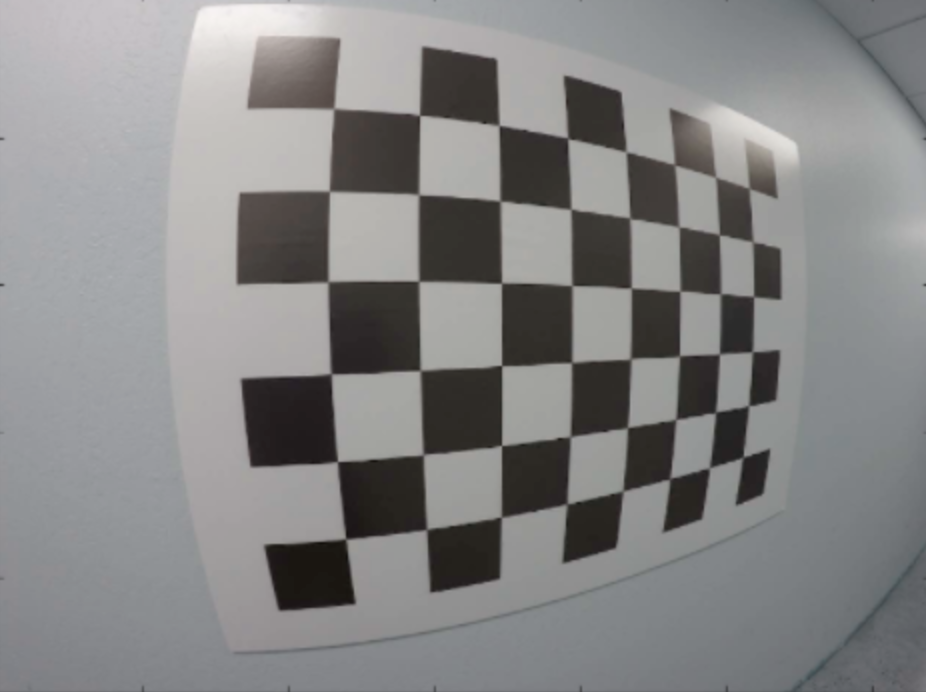
#> input picture sdc/project_4/raw.png, 926 x 692 px
$ jupyter execute 'undistort and transform.ipynb'   (shell and % lines are left out)   (older library calls are emulated)
#> lines starting #> are read from the running program, lines starting #| are printed output that depends on the picture; after the words box and inside, x2 and y2 are one past the last pixel; in counts of white or black regions, pixels touching at a corner belong together
[cell 1]
import pickle
import cv2
import numpy as np
import matplotlib.pyplot as plt
import matplotlib.image as mpimg
import seaborn as sns
from scipy.misc import imread

[cell 2]
sns.set_context("poster")

[cell 3]
mtx = np.array([[560.33148363, 0.0, 651.26264911],
 [0.0, 561.3767079, 499.06540191],
 [0.0, 0.0, 1.0]])

dist = np.array([[-0.232949182, 0.0617242707, -1.80423444e-05, -0.0075156544954]])

[cell 4]
img = imread("raw.png")
#> img is the input picture: shape (692, 926, 4); mean R, G, B, A 133.7, 133.6, 133.7, 255
plt.imshow(img)

[cell 5]
nx = 8 # the number of inside corners in x
ny = 6 # the number of inside corners in y

[cell 6]
img.shape
#> Out = (692, 926, 4)

[cell 7]
def corners_unwarp(img, nx, ny, mtx, dist):
    # Pass in your image into this function
    # Write code to do the following steps
    # 1) Undistort using mtx and dist
#> called with nx = 8, ny = 6, mtx = array of shape (3, 3), dist = array of shape (1, 4)
    undistort = cv2.undistort(img, mtx, dist, None, mtx)
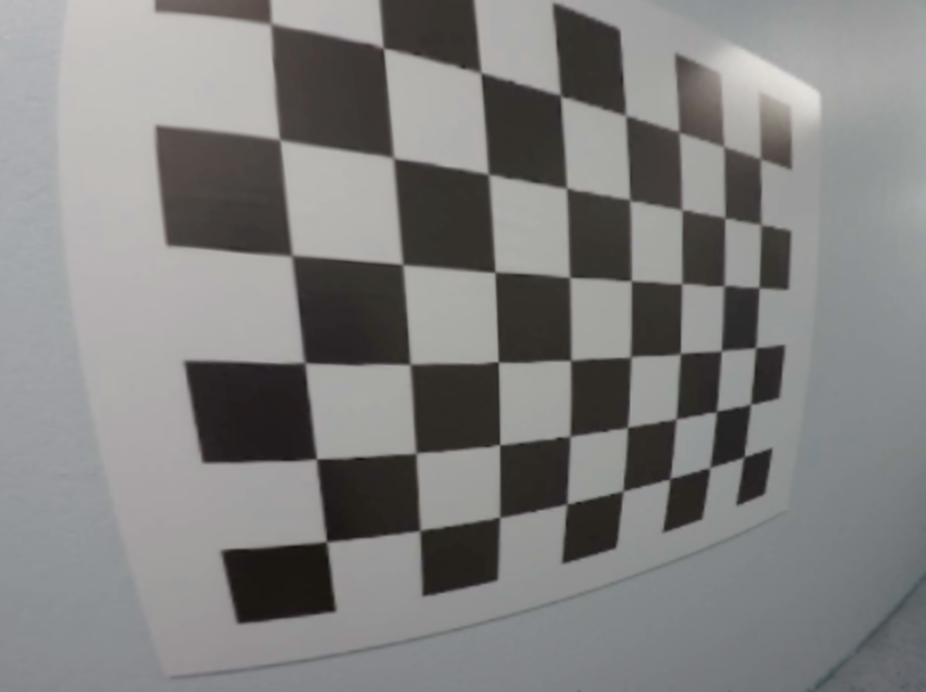
#> undistort: shape (692, 926, 4); mean R, G, B, A 128.8, 128.2, 127.5, 255
    # 2) Convert to grayscale
    gray = cv2.cvtColor(undistort, cv2.COLOR_RGB2GRAY)

    # 3) Find the chessboard corners
    ret, corners = cv2.findChessboardCorners(undistort, (nx, ny), None)
#> ret = True; corners = 48 rows, first 8: [275, 27], [384, 48], [482.1, 71.46], [560, 95.5], [627.2, 113.9], [679, 132.5], [722.4, 148], [760.5, 159]

    if not ret:
        return None

    #find corner points and warp
    cv2.drawChessboardCorners(undistort, (nx, ny), corners, ret)
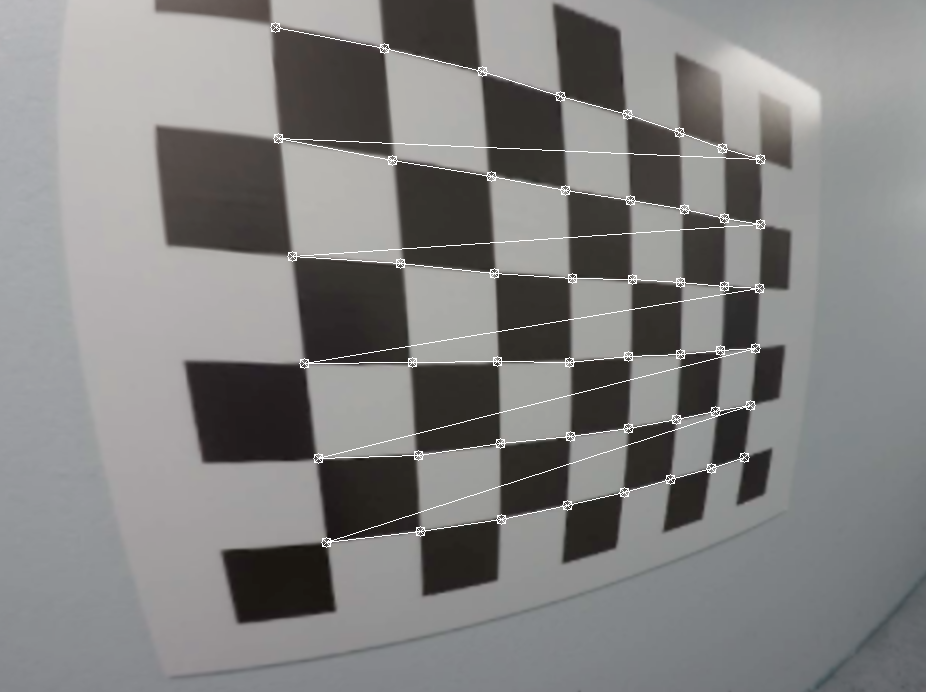
#> undistort: shape (692, 926, 4); 1.09% of pixels changed, all inside (x1, y1, x2, y2) = (270, 22, 766, 548); transparent parts drawn white

    source_points = np.array([corners[x][0] for x in [0,nx-1,-nx,-1]], dtype=np.float32)
#> source_points = [[275, 27], [760.5, 159], [326.5, 542], [743.5, 457]]
    offset = 50
    dist_points = np.array([
        [offset, offset],
        [img.shape[1] - offset, offset],
        [offset, img.shape[0] - offset],
        [img.shape[1] - offset, img.shape[0] - offset]

    ], dtype=np.float32)

    M = cv2.getPerspectiveTransform(source_points, dist_points)
#> M = [[0.758, -0.0887, -165.6], [-0.251, 0.789, 88.12], [-0.00068, -0.000189, 1]]
    img_size = (gray.shape[1], gray.shape[0])
#> img_size = (926, 692)
    warped = cv2.warpPerspective(undistort, M, img_size, flags=cv2.INTER_LINEAR )
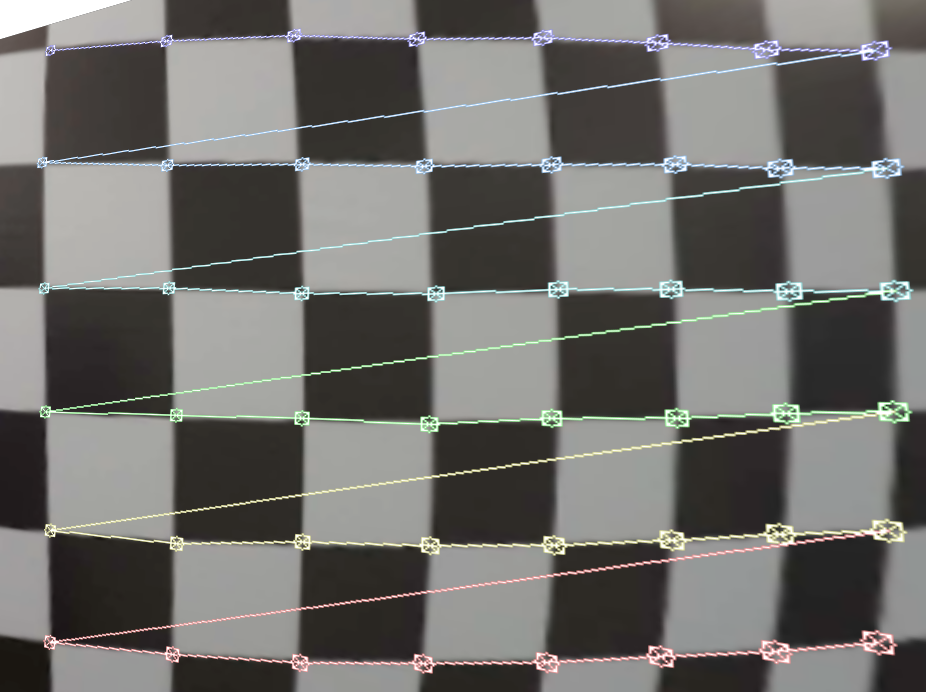
#> warped: shape (692, 926, 4); mean R, G, B, A 105.9, 105.9, 101.9, 245.3; transparent parts drawn white
    return warped, M

[cell 8]
tmp, M = corners_unwarp(img, nx, ny, mtx, dist)

$ run again, with sdc/project_4/signs_vehicles_xygrad.png copied over sdc/project_4/raw.png
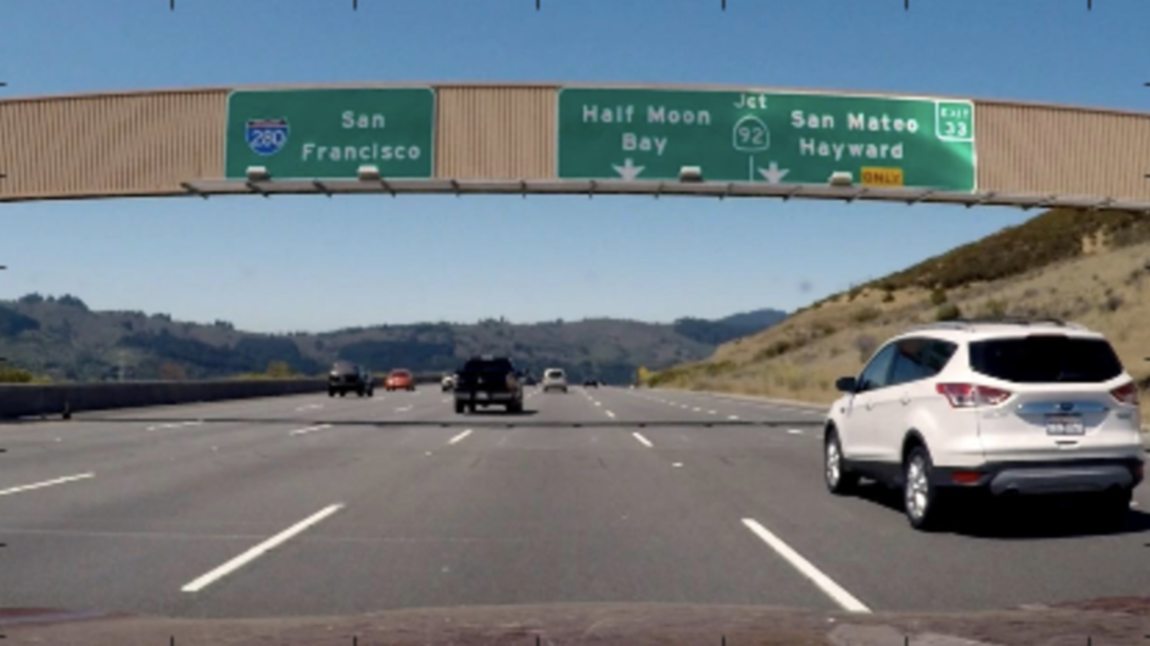
#> input picture sdc/project_4/signs_vehicles_xygrad.png, 1150 x 646 px
#> img is the input picture: shape (646, 1150, 4); mean R, G, B, A 112.3, 121.1, 126.5, 255
#> in corners_unwarp, `undistort = cv2.undistort(img, mtx, dist, None, mtx)`:
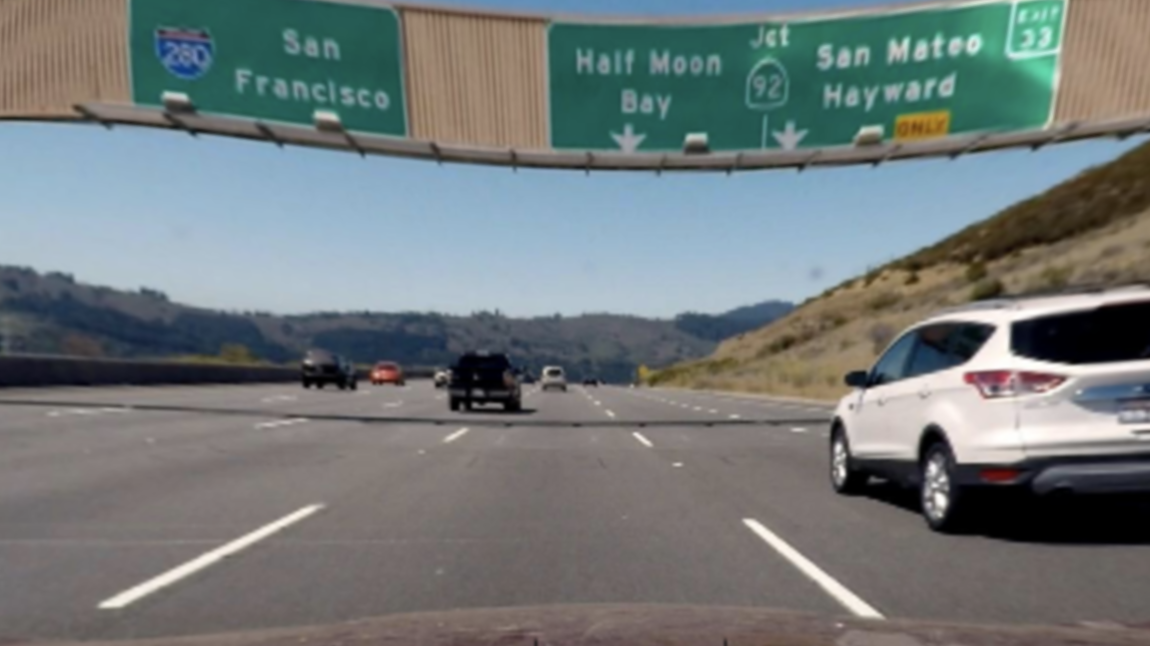
#> undistort: shape (646, 1150, 4); mean R, G, B, A 114, 121.4, 121.9, 255
#> in corners_unwarp, `gray = cv2.cvtColor(undistort, cv2.COLOR_RGB2GRAY)`:
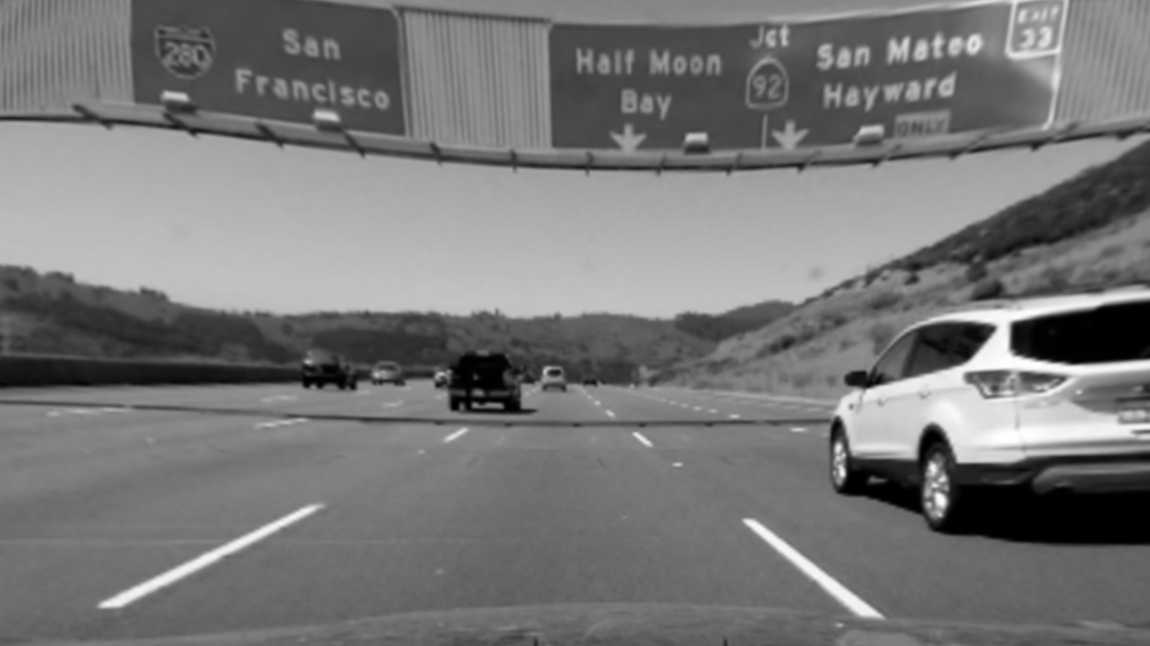
#> gray: shape (646, 1150); min 0, max 255, mean 119.3
#> ret = False; corners = None

$ run again, with sdc/project_4/exit-ramp.jpg saved as sdc/project_4/raw.png
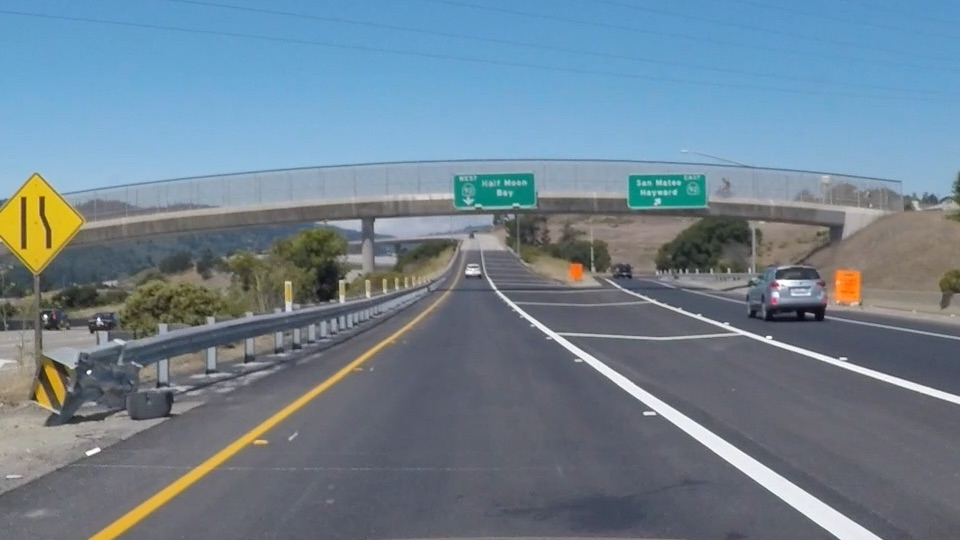
#> input picture sdc/project_4/exit-ramp.jpg, 960 x 540 px
#> img is the input picture: shape (540, 960, 3); mean R, G, B 111.3, 130.2, 144.4
#> in corners_unwarp, `undistort = cv2.undistort(img, mtx, dist, None, mtx)`:
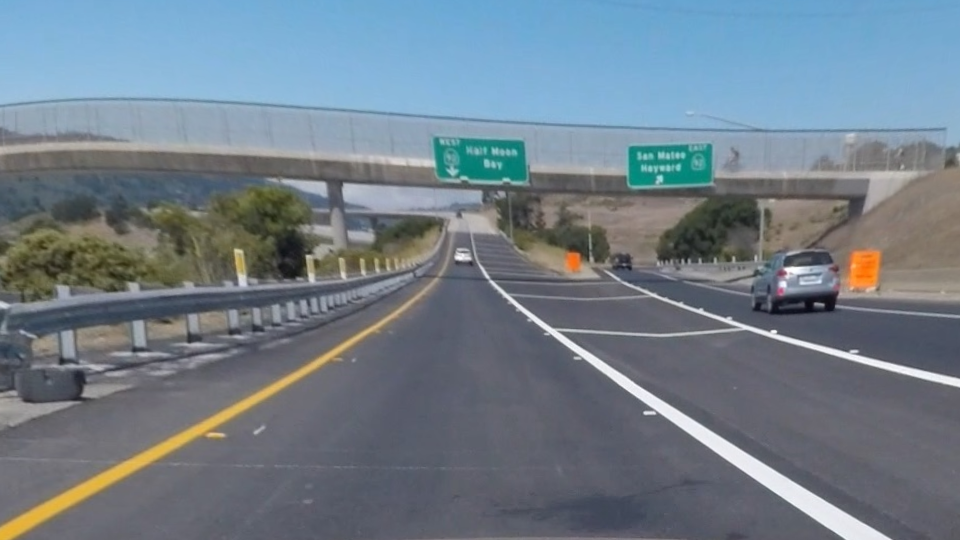
#> undistort: shape (540, 960, 3); mean R, G, B 113, 126.2, 137.1
#> in corners_unwarp, `gray = cv2.cvtColor(undistort, cv2.COLOR_RGB2GRAY)`:
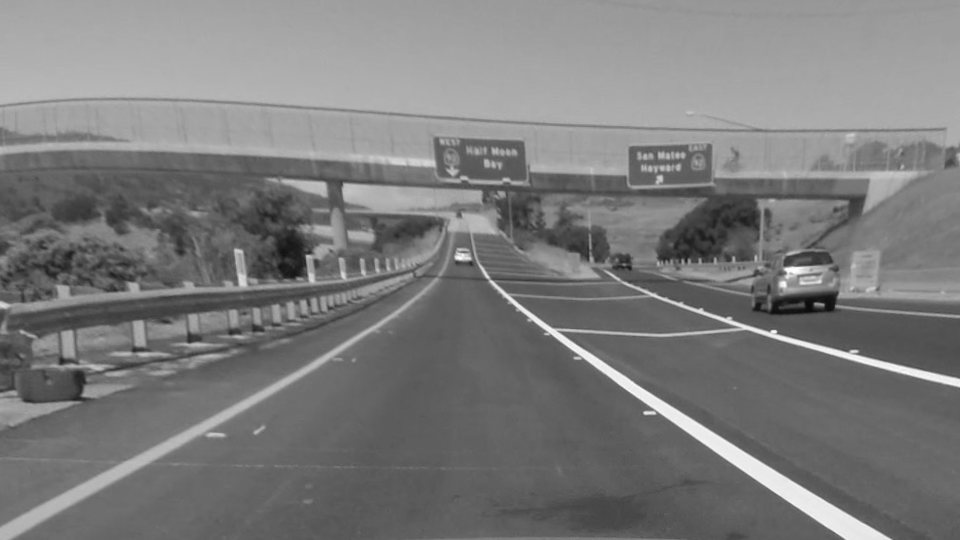
#> gray: shape (540, 960); min 9, max 254, mean 123.5
#> ret = False; corners = None

$ run again, with sdc/project_4/test.jpg saved as sdc/project_4/raw.png
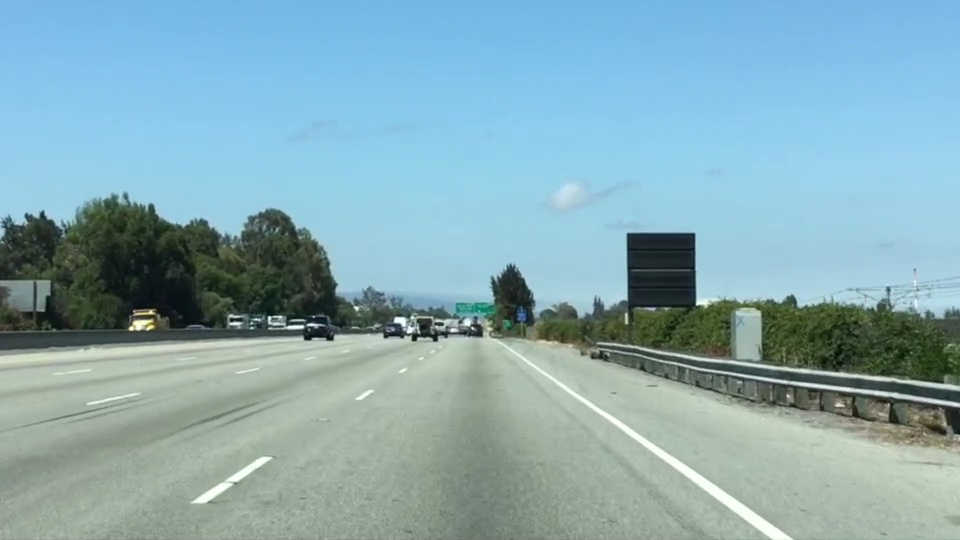
#> input picture sdc/project_4/test.jpg, 960 x 540 px
#> img is the input picture: shape (540, 960, 3); mean R, G, B 135.5, 171.1, 179.2
#> in corners_unwarp, `undistort = cv2.undistort(img, mtx, dist, None, mtx)`:
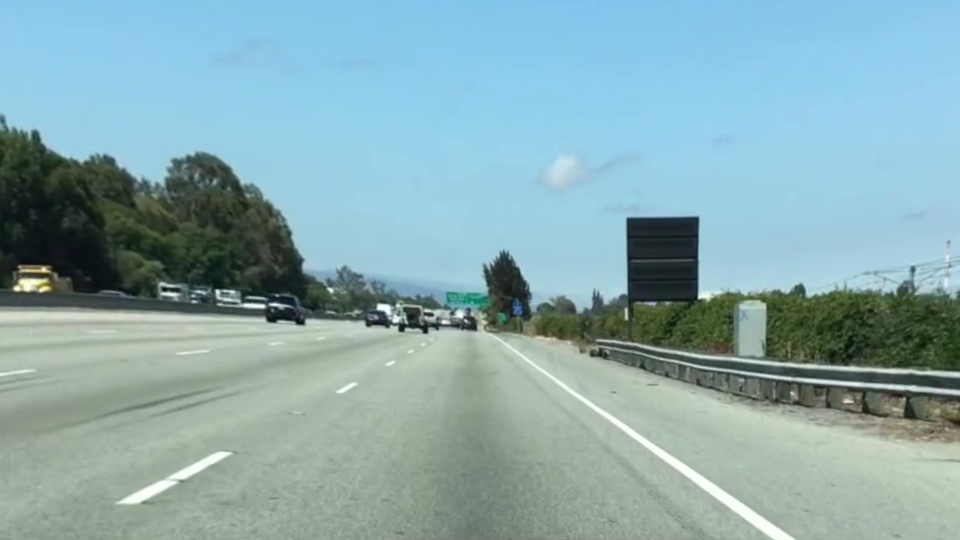
#> undistort: shape (540, 960, 3); mean R, G, B 137.8, 170.6, 174.6
#> in corners_unwarp, `gray = cv2.cvtColor(undistort, cv2.COLOR_RGB2GRAY)`:
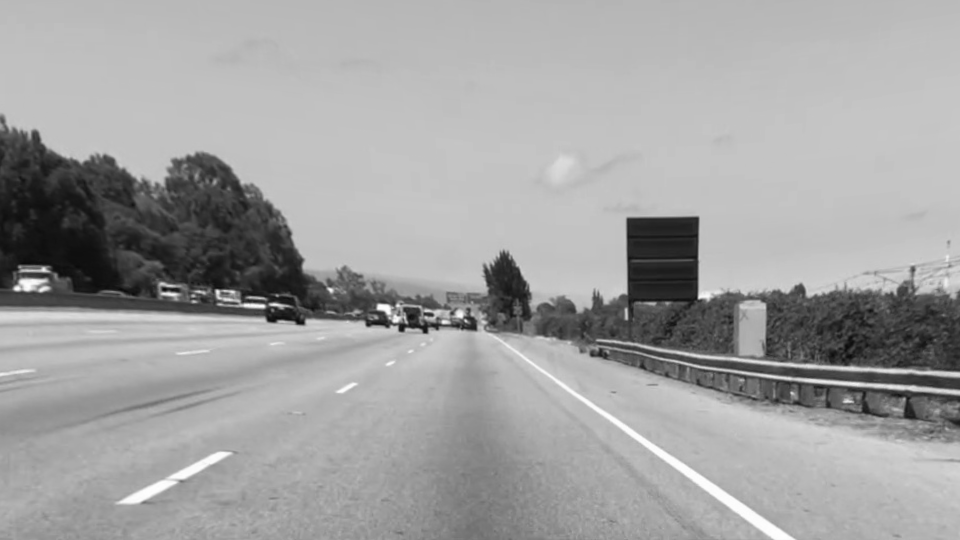
#> gray: shape (540, 960); min 8, max 254, mean 161.2
#> ret = False; corners = None
